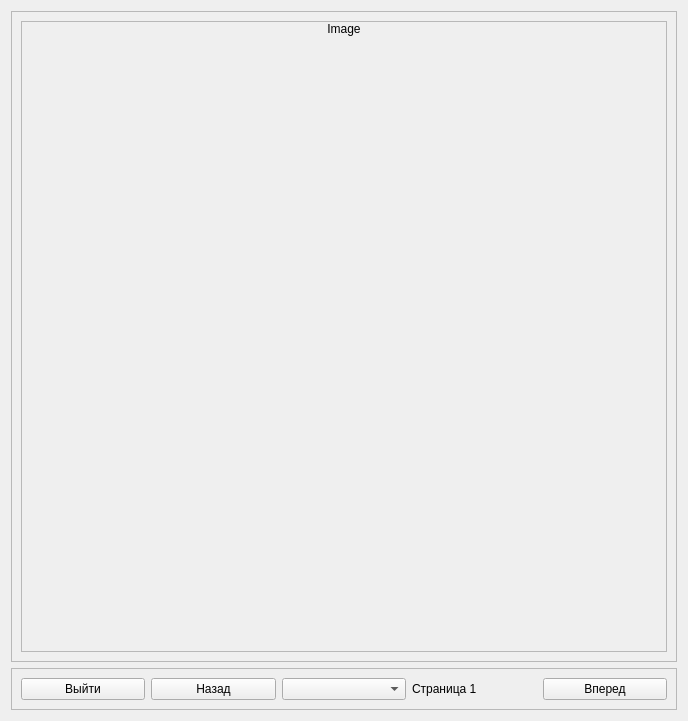
<?xml version="1.0" encoding="UTF-8"?>
<ui version="4.0">
 <class>Form</class>
 <widget class="QWidget" name="Form">
  <property name="geometry">
   <rect>
    <x>0</x>
    <y>0</y>
    <width>688</width>
    <height>721</height>
   </rect>
  </property>
  <property name="windowTitle">
   <string>Form</string>
  </property>
  <layout class="QVBoxLayout" name="verticalLayout">
   <item>
    <widget class="QFrame" name="imagesFrame">
     <property name="frameShape">
      <enum>QFrame::StyledPanel</enum>
     </property>
     <property name="frameShadow">
      <enum>QFrame::Raised</enum>
     </property>
     <layout class="QHBoxLayout" name="horizontalLayout_2">
      <item>
       <widget class="QScrollArea" name="imagesScrollArea">
        <property name="widgetResizable">
         <bool>true</bool>
        </property>
        <widget class="QWidget" name="scrollAreaWidgetContents">
         <property name="geometry">
          <rect>
           <x>0</x>
           <y>0</y>
           <width>648</width>
           <height>631</height>
          </rect>
         </property>
         <layout class="QVBoxLayout" name="verticalLayout_2">
          <property name="leftMargin">
           <number>0</number>
          </property>
          <property name="topMargin">
           <number>0</number>
          </property>
          <property name="rightMargin">
           <number>0</number>
          </property>
          <property name="bottomMargin">
           <number>0</number>
          </property>
          <item>
           <widget class="QLabel" name="imageLabel">
            <property name="text">
             <string>Image</string>
            </property>
            <property name="alignment">
             <set>Qt::AlignHCenter|Qt::AlignTop</set>
            </property>
           </widget>
          </item>
         </layout>
        </widget>
       </widget>
      </item>
     </layout>
    </widget>
   </item>
   <item>
    <widget class="QFrame" name="buttonsFrame">
     <property name="frameShape">
      <enum>QFrame::StyledPanel</enum>
     </property>
     <property name="frameShadow">
      <enum>QFrame::Raised</enum>
     </property>
     <layout class="QHBoxLayout" name="horizontalLayout">
      <item>
       <widget class="QPushButton" name="exitButton">
        <property name="sizePolicy">
         <sizepolicy hsizetype="Preferred" vsizetype="Maximum">
          <horstretch>0</horstretch>
          <verstretch>0</verstretch>
         </sizepolicy>
        </property>
        <property name="cursor">
         <cursorShape>PointingHandCursor</cursorShape>
        </property>
        <property name="text">
         <string>Выйти</string>
        </property>
        <property name="shortcut">
         <string>Esc</string>
        </property>
        <property name="autoRepeatDelay">
         <number>299</number>
        </property>
       </widget>
      </item>
      <item>
       <widget class="QPushButton" name="previousPageButton">
        <property name="sizePolicy">
         <sizepolicy hsizetype="Preferred" vsizetype="Maximum">
          <horstretch>0</horstretch>
          <verstretch>0</verstretch>
         </sizepolicy>
        </property>
        <property name="cursor">
         <cursorShape>PointingHandCursor</cursorShape>
        </property>
        <property name="text">
         <string>Назад</string>
        </property>
        <property name="shortcut">
         <string>Left</string>
        </property>
        <property name="autoRepeatDelay">
         <number>299</number>
        </property>
       </widget>
      </item>
      <item>
       <widget class="QComboBox" name="chaptersList"/>
      </item>
      <item>
       <widget class="QLabel" name="pagesLabel">
        <property name="text">
         <string>Страница 1</string>
        </property>
       </widget>
      </item>
      <item>
       <widget class="QPushButton" name="nextPageButton">
        <property name="sizePolicy">
         <sizepolicy hsizetype="Preferred" vsizetype="Maximum">
          <horstretch>0</horstretch>
          <verstretch>0</verstretch>
         </sizepolicy>
        </property>
        <property name="cursor">
         <cursorShape>PointingHandCursor</cursorShape>
        </property>
        <property name="text">
         <string>Вперед</string>
        </property>
        <property name="shortcut">
         <string>Right</string>
        </property>
        <property name="autoRepeatDelay">
         <number>299</number>
        </property>
       </widget>
      </item>
     </layout>
    </widget>
   </item>
  </layout>
 </widget>
 <resources/>
 <connections/>
</ui>
